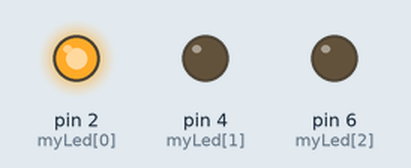
This sketch was run on a simulated Arduino Uno, built with avr-gcc and run on an emulated ATmega328P. Parts: output pins drawn as LEDs (lit = HIGH).

Above: at 0.2 s.
At 1.15 s:
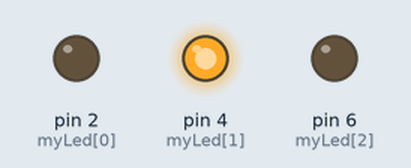
At 1.8 s:
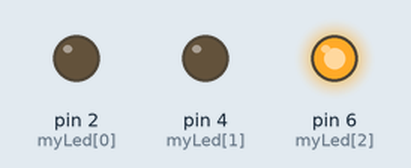
At 4.9 s:
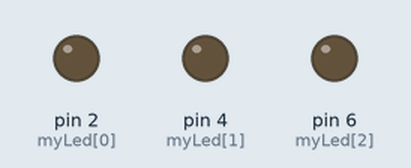
Timing chart, 0 to 6.0 s (numbered marks = the images above):
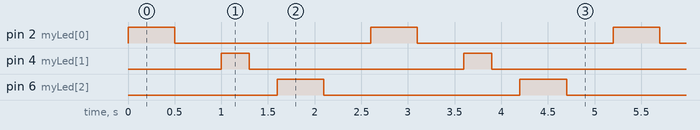

The sketch:

3.for__.ino
```cpp
int myLed[] = {2,4,6};
int ledDelay[] = {500,300,500};

void setup()
{
  for(int i = 0; i < 3; i++)
  {
    pinMode(myLed[i], OUTPUT);
  }

}

void loop()
{
  for(int i = 0; i < 3; i++)
  {
    digitalWrite(myLed[i],HIGH);
    delay(ledDelay[i]);
    digitalWrite(myLed[i],LOW);
    delay(ledDelay[i]);
  }
}
```

Measured:
- by itself, pin 2 (myLed[0]), pin 6 (myLed[2]): alternates HIGH for 0.50 s and LOW for 2.1 s
- by itself, pin 4 (myLed[1]): alternates HIGH for 0.30 s and LOW for 2.3 s
- by itself, everything shown: repeats every 2.6 s, in 6 steps
